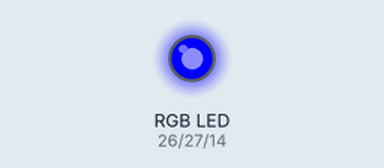
Recording of a sketch running on a simulated ESP32. On the bench: an RGB LED mixed from three pins (HIGH = lit).

Above: at 0.15 s.
At 2.55 s:
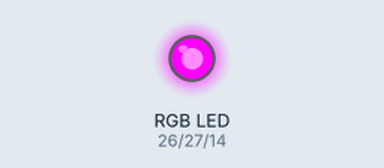
At 20.01 s:
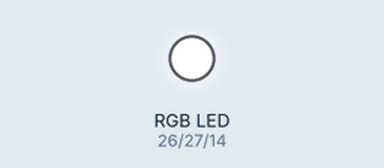
Timing chart, 0 to 20.0 s (numbered marks = the images above):
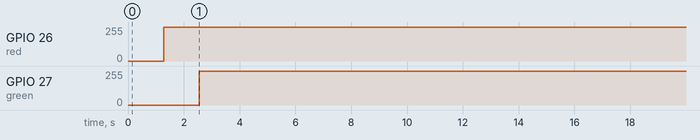

The sketch:

4b_RGB_Colourblending_ESP32.ino
```cpp
/*
Gratitude to Mantas Rauba

"those who are really lazy to write here the good stuff. (tbh smth i missed out or what but its not really smooth fading) Heres the codes cuz he didnt post it"

https://www.youtube.com/watch?v=d74DsrS4I6o

*/

// pins R→26, G→27, B→14
// common anode: analogWrite values inverted (0=full on, 255=off)

int red   = 26;
int green = 27;
int blue  = 14;

int redValue   = 0;
int greenValue = 255;
int blueValue  = 255;

void setup() {
  pinMode(red,   OUTPUT);
  pinMode(green, OUTPUT);
  pinMode(blue,  OUTPUT);
  analogWrite(red,   0);
  analogWrite(green, 255);
  analogWrite(blue,  255);
}

void loop() {
#define delayTime 5

  for(int i = 0; i < 255; i += 1) {
    redValue   += 1;
    greenValue -= 1;
    analogWrite(red,   redValue);
    analogWrite(green, greenValue);
    delay(delayTime);
  }

  redValue = 255; greenValue = 0; blueValue = 255;

  for(int i = 0; i < 255; i += 1) {
    greenValue += 1;
    blueValue  -= 1;
    analogWrite(green, greenValue);
    analogWrite(blue,  blueValue);
    delay(delayTime);
  }

  redValue = 255; greenValue = 255; blueValue = 0;

  for(int i = 0; i < 255; i += 1) {
    blueValue  += 1;
    redValue   -= 1;
    analogWrite(blue, blueValue);
    analogWrite(red,  redValue);
    delay(delayTime);
  }
}
```

Measured:
- by itself, GPIO 26 (red): 0/255 → 255/255 at 1.3 s
- by itself, GPIO 27 (green): 0/255 → 255/255 at 2.6 s
